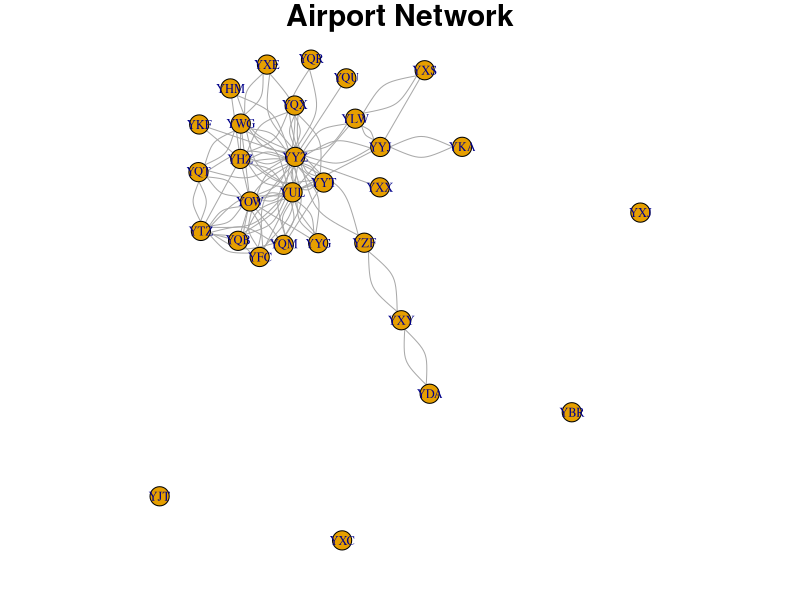
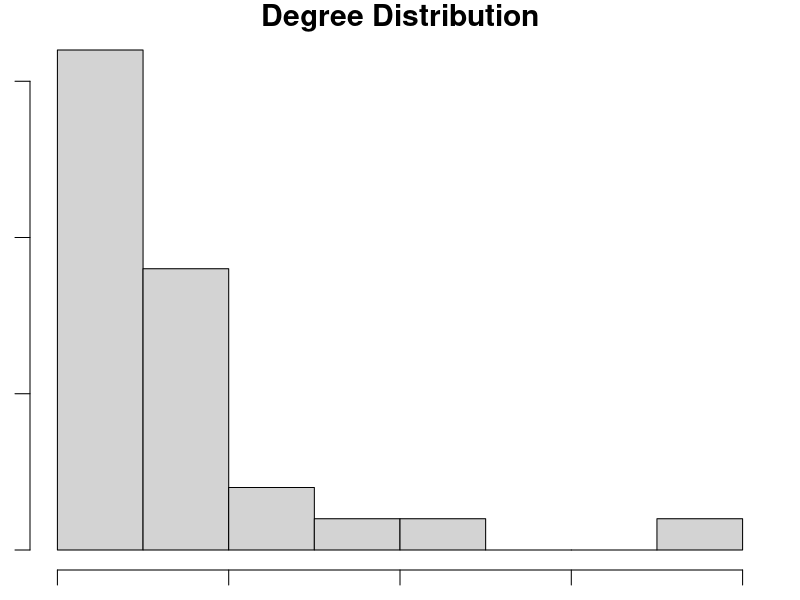

Write the R code that produced these figures, in order.
## ---- chunk 1
nodes <- read.csv("Names.csv", header=TRUE)
edges <- read.csv("Edges.csv", header=TRUE)

library(igraph)
airports <- graph_from_data_frame(edges, nodes, directed=FALSE)
vertex_attr(airports) <- list(name = nodes$Code)
## ---- chunk 2
#1
cat("Number of nodes:", vcount(airports), "\n")
cat("Number of edges:", ecount(airports), "\n")
## ---- chunk 3
#2
par(mar=c(1,1,1,1), oma=c(0,0,0,0), cex=1.5)

plot(airports, vertex.label=V(airports)$Code, vertex.size=8, edge.arrow.size=1,layout=layout_with_kk, main="Airport Network", vertex.label.cex=0.5)
## ---- chunk 4
#3
deg <- degree(airports)
mean_degree <- mean(deg)

most_connected <- names(sort(deg, decreasing=TRUE)[0:2])
least_connected <- names(sort(deg, decreasing=FALSE)[0:2])

cat("Mean degree:", mean_degree, "\n")
cat("Most connected airports:", most_connected, "\n")
cat("Least connected airports:", least_connected, "\n")
## ---- chunk 5
#4
hist(deg, main="Degree Distribution", xlab="Degree", ylab="Frequency")
## ---- chunk 6
#5
adj_matrix <- as_adjacency_matrix(airports)
is_symmetric <- isSymmetric(as.matrix(adj_matrix))

cat("Adjacency Matrix:\n")
print(as.matrix(adj_matrix))
cat("Is the matrix symmetric?", is_symmetric, "\n")

